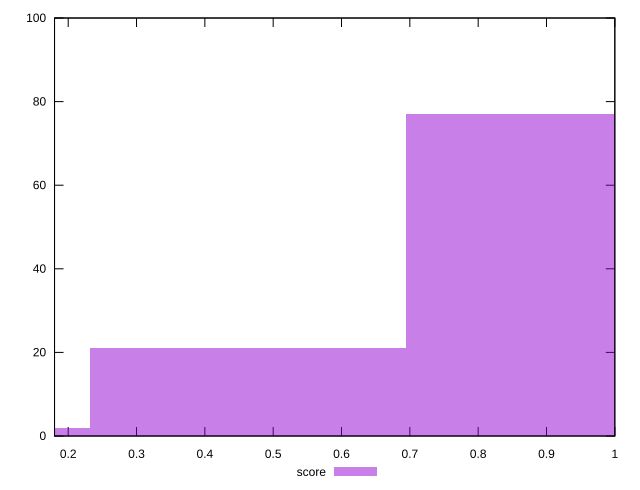

This figure's gnuplot source:
reset

$score <<EOF
0.9263167544575017 77
0.46315837722875086 21
0 2
EOF

set key outside below
set boxwidth 0.46315837722875086
set xrange [0.18:1]
set yrange [0:100]
set trange [0:100]
set style fill transparent solid 0.5 noborder
set terminal svg size 640, 490 enhanced background rgb 'white'
set output "report_00015_2021-02-09T16-11-33.973Z/total-blocking-time/samples/pages+cached+noadtech+nomedia/score/histogram.svg"

plot $score title "score" with boxes

reset
